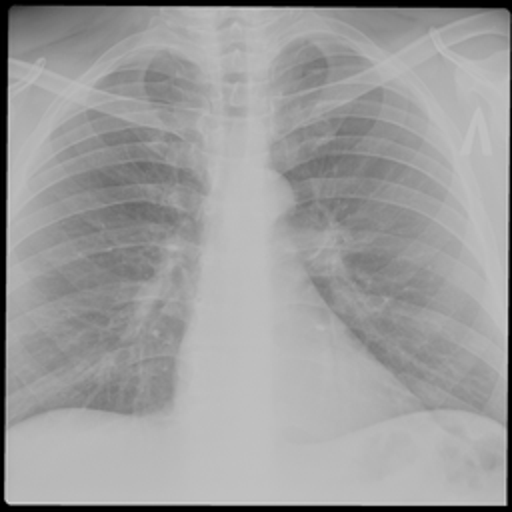
#> input picture tbc.png, 512 x 512 px; the run also reads 1 picture not shown here
$ jupyter execute --allow-errors Actividad_1-2.ipynb
#> lines starting #> are read from the running program, lines starting #| are printed output that depends on the picture; after the words box and inside, x2 and y2 are one past the last pixel; in counts of white or black regions, pixels touching at a corner belong together
# Percepción Computacional
## Actividad 1

### Josue Ccerhuayo Ayala

[cell 1]
import cv2
import numpy as np
import matplotlib.pyplot as plt

# ubicacion de la imagen
imagen1 = cv2.imread('tbc.png',cv2.IMREAD_GRAYSCALE)
#> imagen1 is the input picture: shape (512, 512); min 0, max 214, mean 156.8

plt.imshow(imagen1,cmap="gray")

# Imagen Original

[cell 2]
histF = cv2.calcHist([imagen1], [0], None, [256], [0, 256])
#> histF = 256 values, max 8956 at index 185, min 0 at index 208, mean 1024
x = np.array(range(256))

#cv2.imwrite('noche_histograma.jpg', g)
plt.figure()
plt.subplot(2, 2, 1)
plt.imshow(imagen1, cmap = 'gray')
plt.title('Imagen de entrada')
plt.axis('off')

plt.subplot(2, 2, 2)
plt.title('Histograma Original')
plt.plot(x, histF)

plt.tight_layout()
plt.show()
#> figure, not shown here; panel 2: curve peaks at x = 185, y = 8956

# Umbralización con Thresholding

[cell 3]
# global thresholding
ret1,th1 = cv2.threshold(imagen1,160,255,cv2.THRESH_BINARY)
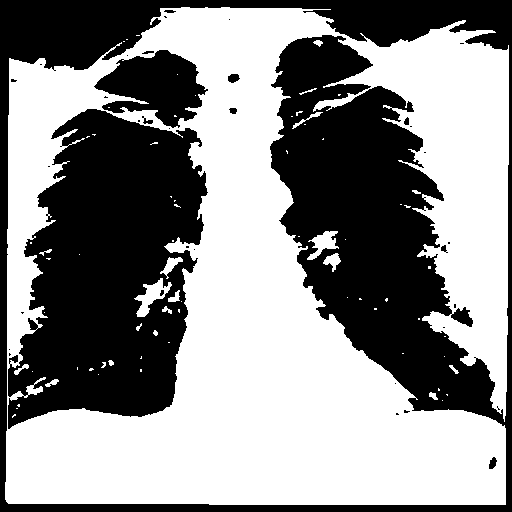
#> th1: shape (512, 512); 55% white; 36 black regions (25 under 20 px), largest, box (x1, y1, x2, y2) and area: (0, 0, 512, 512) 69053, (8, 109, 208, 429) 43313, (94, 50, 208, 128) 5161

hist_th1 = cv2.calcHist([th1], [0], None, [256], [0, 256])
#> hist_th1 = 256 values, max 144167 at index 255, min 0 at index 1, mean 1024
x = np.array(range(256))

plt.figure()
plt.subplot(2, 2, 1)
plt.imshow(th1, cmap = 'gray')
plt.axis('off')
plt.title('Thresholding')

plt.subplot(2, 2, 2)
plt.title('Histograma Thresholding')
plt.plot(x, hist_th1)

plt.tight_layout()
plt.show()
#> figure, not shown here; panel 2: curve peaks at x = 255, y = 144167

histF = cv2.calcHist([imagen1], [0], None, [256], [0, 256])
x = np.array(range(256))

#cv2.imwrite('noche_histograma.jpg', g)
plt.figure()
plt.subplot(2, 2, 1)
plt.imshow(imagen1, cmap = 'gray')
plt.title('Imagen de entrada')
plt.axis('off')

plt.subplot(2, 2, 2)
plt.title('Histograma Original')
plt.plot(x, histF)

plt.tight_layout()
plt.show()

# Umbralización con Thresholding invertido

[cell 4]
# global thresholding
ret1,th1 = cv2.threshold(imagen1,160,255,cv2.THRESH_BINARY_INV)


hist_th1 = cv2.calcHist([th1], [0], None, [256], [0, 256])
#> hist_th1 = 256 values, max 144167 at index 0, min 0 at index 1, mean 1024
x = np.array(range(256))

plt.figure()
plt.subplot(2, 2, 1)
plt.imshow(th1, cmap = 'gray')
plt.axis('off')
plt.title('Thresholding invertido')

plt.subplot(2, 2, 2)
plt.title('Histograma Thresholding invertido')
plt.plot(x, hist_th1)

plt.tight_layout()
plt.show()
#> figure, not shown here; panel 2: curve peaks at x = 0, y = 144167

histF = cv2.calcHist([imagen1], [0], None, [256], [0, 256])
x = np.array(range(256))

#cv2.imwrite('noche_histograma.jpg', g)
plt.figure()
plt.subplot(2, 2, 1)
plt.imshow(imagen1, cmap = 'gray')
plt.title('Imagen de entrada')
plt.axis('off')

plt.subplot(2, 2, 2)
plt.title('Histograma Original')
plt.plot(x, histF)

plt.tight_layout()
plt.show()

# Histogram equalization

La ecualización de histogramas es un método que aumenta el contraste global de las imágenes, especialmente cuando la imagen está representada por un rango estrecho de valores de intensidad. Con este método, podemos ajustar la intensidad de los píxeles para obtener una mejor distribución en el histograma utilizando el rango completo de intensidades de manera uniforme. Esto permite que las áreas de menor contraste local obtengan un mayor contraste.

Para la radiografía, esto podría ser útil para tener una mejor visión de la estructura ósea en las imágenes de rayos X. Una desventaja de este método es que es indiscriminado. Puede aumentar el contraste del ruido de fondo, mientras disminuye la señal utilizable.

# 1. Ecualización de histograma tradicional de Open CV

[cell 5]
dst = cv2.equalizeHist(imagen1)
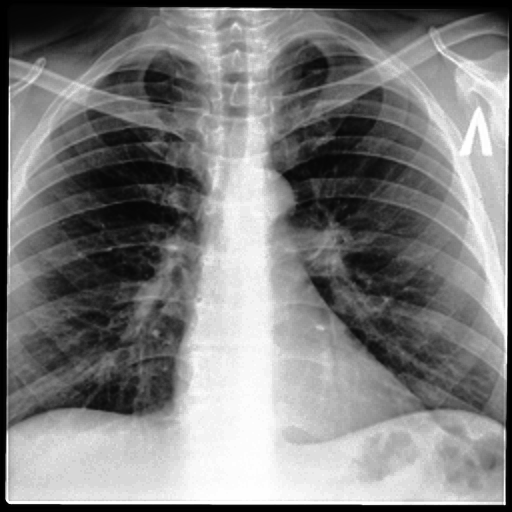
#> dst: shape (512, 512); min 0, max 255, mean 126.6

hist_th1 = cv2.calcHist([dst], [0], None, [256], [0, 256])
#> hist_th1 = 256 values, max 8956 at index 215, min 0 at index 18, mean 1024
x = np.array(range(256))

plt.figure()
plt.subplot(2, 2, 1)
plt.imshow(dst, cmap = 'gray')
plt.axis('off')
plt.title('Ecualización de histograma OPENCV')

plt.subplot(2, 2, 2)
plt.title('Histograma Open CV')
plt.plot(x, hist_th1)

plt.tight_layout()
plt.show()
#> figure, not shown here; panel 2: curve peaks at x = 215, y = 8956


histF = cv2.calcHist([imagen1], [0], None, [256], [0, 256])
x = np.array(range(256))

plt.figure()
plt.subplot(2, 2, 1)
plt.imshow(imagen1, cmap = 'gray')
plt.title('Imagen de entrada')
plt.axis('off')

plt.subplot(2, 2, 2)
plt.title('Histograma Original')
plt.plot(x, histF)

plt.tight_layout()
plt.show()

# 2. Ecualización de histograma normalizado

[cell 6]
# Equalización de histograma normalizado

#número de elementos de la imagen, para normalizar
numel = imagen1.size
#> numel = 262144

#histograma normalizado (0 - 1) (divido entre todos los elementos)
histNorm = histF/numel
#> histNorm = 256 values, max 0.0342 at index 185, min 0 at index 208, mean 0.00391

#suma acumulada del histograma normalizado
##Genera la función de distribución acumulada (cdf por sus siglas en inglés cumulative distribution function)

# cdf = np.sum(histNorm)
cdf = histNorm.cumsum()
#> cdf = 256 values from 0.0221 to 1
cdf = cdf * 255
#> cdf = 256 values from 5.63 to 255

width, height = imagen1.shape
#> width = 512; height = 512
g = np.zeros((width, height), np.uint8)


for i in range(width):
    for j in range(height):

        g[i, j] = cdf[imagen1[i, j]]

histG = cv2.calcHist([g], [0], None, [256], [0, 256])
#> histG = 256 values, max 8956 at index 215, min 0 at index 0, mean 1024


plt.figure()
plt.subplot(2, 2, 1)
plt.imshow(g, cmap = 'gray')
plt.axis('off')
plt.title('Ecualización de histograma')
#plt.figure()

plt.subplot(2, 2, 2)
plt.title('Histograma Ecualizado')
plt.plot(x, histG)


plt.tight_layout()
plt.show()
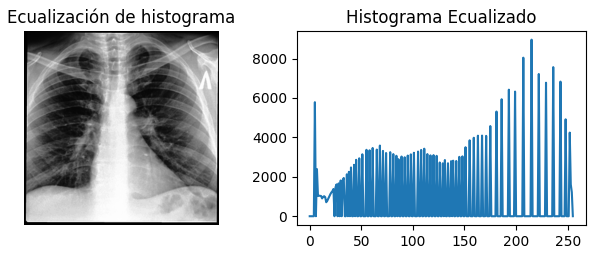
#> figure drawn by matplotlib, 2 panels; panel 2: curve peaks at x = 215, y = 8956

histF = cv2.calcHist([imagen1], [0], None, [256], [0, 256])
x = np.array(range(256))

#cv2.imwrite('noche_histograma.jpg', g)
plt.figure()
plt.subplot(2, 2, 1)
plt.imshow(imagen1, cmap = 'gray')
plt.title('Imagen de entrada')
plt.axis('off')

plt.subplot(2, 2, 2)
plt.title('Histograma Original')
plt.plot(x, histF)

plt.tight_layout()
plt.show()

# 3. Ecualización de histograma (implementación paso a paso)

[cell 7]
#convert to NumPy array
img_array = np.asarray(imagen1)

#flatten image array and calculate histogram via binning
histogram_array = np.bincount(img_array.flatten(), minlength=256)
#> histogram_array has the same summary as histF

#normalize
num_pixels = np.sum(histogram_array)
#> num_pixels = 262144
histogram_array = histogram_array/num_pixels
#> histogram_array has the same summary as histNorm

#cumulative histogram
chistogram_array = np.cumsum(histogram_array)
#> chistogram_array = 256 values from 0.0221 to 1

transform_map = np.floor(255 * chistogram_array).astype(np.uint8)
#> transform_map = 256 values from 5 to 255

# flatten image array into 1D list
img_list = list(img_array.flatten())
#> img_list = 262144 items

# transform pixel values to equalize
eq_img_list = [transform_map[p] for p in img_list]
#> eq_img_list = 262144 items

# reshape and write back into img_array
eq_img_array = np.reshape(np.asarray(eq_img_list), img_array.shape)

# Let's plot the histograms

#histogram and cumulative histogram of original image has been calculated above
ori_cdf = chistogram_array
#> ori_cdf = 256 values from 0.0221 to 1
ori_pdf = histogram_array
#> ori_pdf has the same summary as histNorm

#calculate histogram and cumulative histogram of equalized image
eq_histogram_array = np.bincount(eq_img_array.flatten(), minlength=256)
#> eq_histogram_array has the same summary as histG
num_pixels = np.sum(eq_histogram_array)
eq_pdf = eq_histogram_array/num_pixels
#> eq_pdf = 256 values, max 0.0342 at index 215, min 0 at index 0, mean 0.00391
eq_cdf = np.cumsum(eq_pdf)
#> eq_cdf = 256 values from 0 to 1

#> (the rest of this cell did not finish here and is left out)

# Pre processing CLAHE

[cell 8]
# Resizing the image for compatibility
#image = cv2.resize(image, (500, 600))

# The declaration of CLAHE
# clipLimit -> Esto representa el umbral para limitar el contraste
# TileGridSize -> representa el tamaño de las partes que estaremos dividiendo la imagen

clahe = cv2.createCLAHE(clipLimit = 10,tileGridSize=(8, 8))

final_img_0 = clahe.apply(imagen1) #30
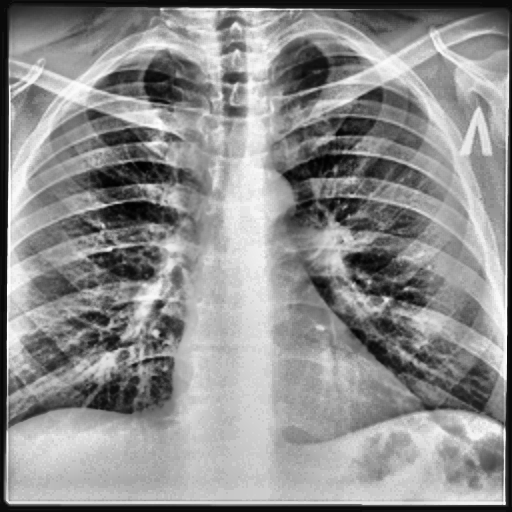
#> final_img_0: shape (512, 512); min 0, max 255, mean 142.9


hist_th1 = cv2.calcHist([final_img_0], [0], None, [256], [0, 256])
#> hist_th1 = 256 values, max 3689 at index 10, min 4 at index 255, mean 1024
x = np.array(range(256))

plt.figure()
plt.subplot(2, 2, 1)
plt.imshow(final_img_0, cmap = 'gray')
plt.axis('off')
plt.title('CLAHE')

plt.subplot(2, 2, 2)
plt.title('Histograma CLAHE')
plt.plot(x, hist_th1)

plt.tight_layout()
plt.show()
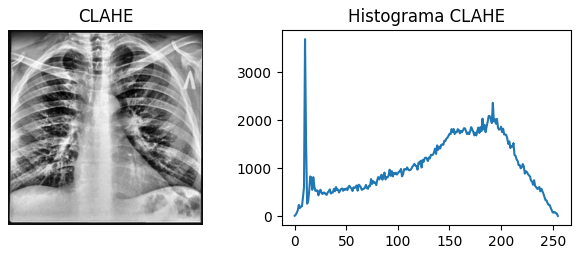
#> figure drawn by matplotlib, 2 panels; panel 2: curve peaks at x = 10, y = 3689


histF = cv2.calcHist([imagen1], [0], None, [256], [0, 256])
x = np.array(range(256))

#cv2.imwrite('noche_histograma.jpg', g)
plt.figure()
plt.subplot(2, 2, 1)
plt.imshow(imagen1, cmap = 'gray')
plt.title('Imagen de entrada')
plt.axis('off')

plt.subplot(2, 2, 2)
plt.title('Histograma Original')
plt.plot(x, histF)

plt.tight_layout()
plt.show()

# Logaritmic transformation

[cell 9]
# Apply log transformation method
c = 255 / np.log(1 + np.max(imagen1))
#> c = 47.48
log_image = c * (np.log(imagen1 + 1))
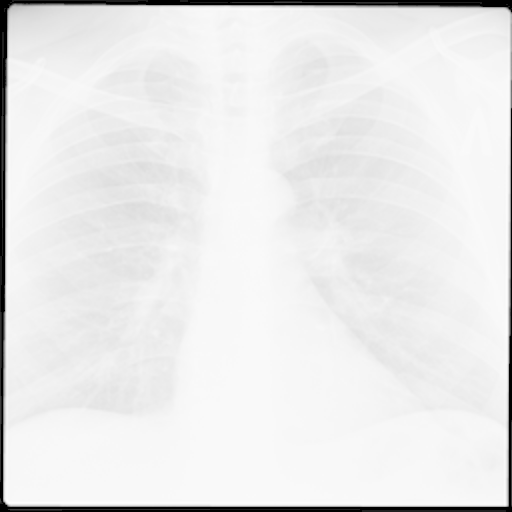
#> log_image: shape (512, 512) float16; min 0, max 255, mean 233.6

# Specify the data type so that
# float value will be converted to int
log_image = np.array(log_image, dtype = np.uint8)

hist_th1 = cv2.calcHist([log_image], [0], None, [256], [0, 256])
#> hist_th1 = 256 values, max 30505 at index 248, min 0 at index 1, mean 1024
x = np.array(range(256))

plt.figure()
plt.subplot(2, 2, 1)
plt.imshow(log_image, cmap = 'gray')
plt.title('Transformación logaritmica')
plt.axis('off')

plt.subplot(2, 2, 2)
plt.title('Histograma nuevo')
plt.plot(x, hist_th1)

plt.tight_layout()
plt.show()
#> figure, not shown here; panel 2: curve peaks at x = 248, y = 30505

histF = cv2.calcHist([imagen1], [0], None, [256], [0, 256])
x = np.array(range(256))

#cv2.imwrite('noche_histograma.jpg', g)
plt.figure()
plt.subplot(2, 2, 1)
plt.imshow(imagen1, cmap = 'gray')
plt.title('Imagen de entrada')
plt.axis('off')

plt.subplot(2, 2, 2)
plt.title('Histograma Original')
plt.plot(x, histF)

plt.tight_layout()
plt.show()

# Sustracción de imágenes

[cell 10]
from PIL import Image

image = Image.open('tbc_despues_3.jpg')
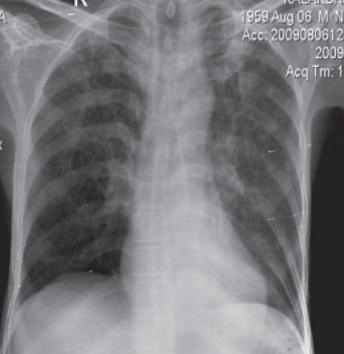
#> input picture tbc_despues_3.jpg, 344 x 354 px
#> image is the input picture: PIL image 344x354 RGB; mean R, G, B 119.5, 120, 123
print(f"Original size : {image.size}")
#| Original size : (344, 354)
plt.imshow(image, cmap = 'gray')

[cell 11]
image = Image.open('tbc_despues_2.jpg')
print(f"Original size : {image.size}")
#| Original size : (344, 354)
plt.imshow(image, cmap = 'gray')

[cell 12]
image = Image.open('tbc_despues_3.jpg')

tbc_antes_resized = image.resize((345, 355))
tbc_antes_resized.save('tbc1_345_355.jpeg')

image = Image.open('tbc_despues_2.jpg')

tbc_despues_resized = image.resize((345, 355))
tbc_despues_resized.save('tbc2_345_355.jpeg')

img1 = cv2.imread('tbc1_345_355.jpeg',0)
#> img1: shape (355, 345); min 27, max 255, mean 120.1
img2 = cv2.imread('tbc2_345_355.jpeg',0)
#> img2: shape (355, 345); min 29, max 255, mean 120.8

img3 = img2-img1
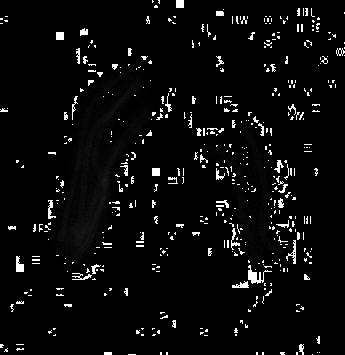
#> img3: shape (355, 345); min 0, max 255, mean 11.3

histF = cv2.calcHist([img3], [0], None, [256], [0, 256])
#> histF = 256 values, max 95216 at index 0, min 0 at index 25, mean 478.4
x = np.array(range(256))

plt.figure()
plt.subplot(2, 2, 1)
plt.imshow(img3, cmap = 'gray')
plt.title('Sustracción')
plt.axis('off')

plt.subplot(2, 2, 2)
plt.title('Histograma sustracción')
plt.plot(x, histF)

plt.tight_layout()
plt.show()
#> figure, not shown here; panel 2: curve peaks at x = 0, y = 95216

# Ejecución de la mejor técnica con 2 imágenes distintas a las anteriores

### Se mostrarán 2 casos:
    - Paciente 1: Enfermo con TBC
        - Imagen original + Histograma
        - Imagen con CLAHE + Histograma
    - Paciente 2: Sano (Sin TBC)
        - Imagen original + Histograma
        - Imagen con CLAHE + Histograma

[cell 13]
# Se han considerado un data set de imágenes donde previamente se realizó resize,
# esto no quita que pueda colocarse una imagen de distinto tamaño.

#image = cv2.resize(image, (500, 600))

import cv2
import numpy as np
import matplotlib.pyplot as plt

# ubicacion de la imagen. Paciente 1
img_test1 = cv2.imread('tbc3.png',cv2.IMREAD_GRAYSCALE)
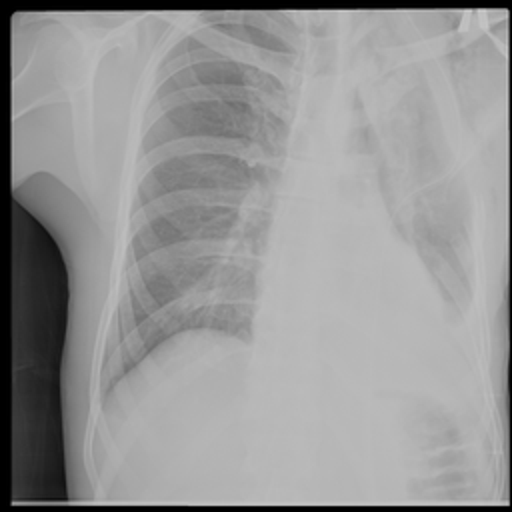
#> input picture tbc3.png, 512 x 512 px
#> img_test1 is the input picture: shape (512, 512); min 0, max 205, mean 150

#plt.imshow(imagen2,cmap="gray")

# The declaration of CLAHE
# clipLimit -> Threshold for contrast limiting

clahe = cv2.createCLAHE(clipLimit = 10) #
img_test1_0 = clahe.apply(img_test1) #30
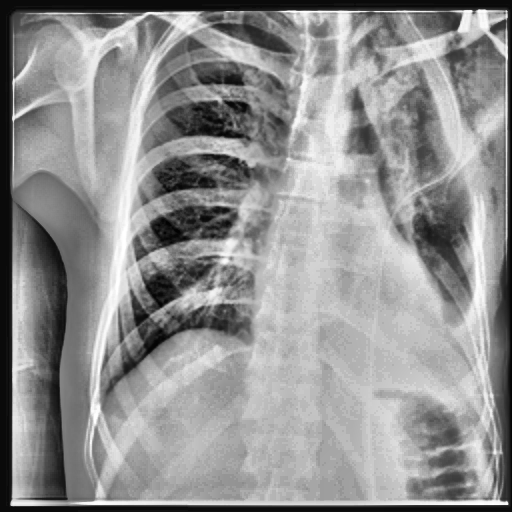
#> img_test1_0: shape (512, 512); min 0, max 255, mean 145.6


hist_img_test1_0 = cv2.calcHist([img_test1_0], [0], None, [256], [0, 256])
#> hist_img_test1_0 = 256 values, max 8485 at index 10, min 0 at index 1, mean 1024
x = np.array(range(256))

plt.figure()
plt.subplot(2, 2, 1)
#> (the rest of this cell did not finish here and is left out)
